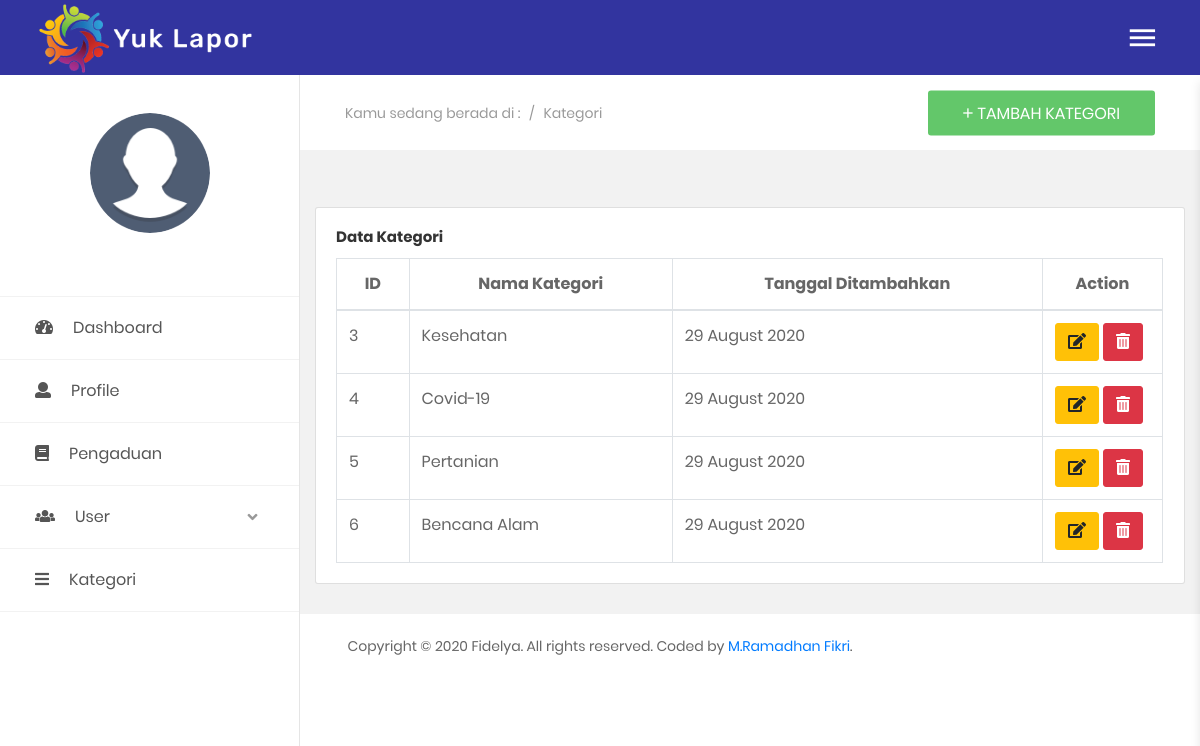
The app's page /index.php/admin/kategori with its own data.
### tables this page shows
CREATE TABLE `kategori` (
  `id_kategori` int(11) NOT NULL,
  `kategori` varchar(200) NOT NULL,
  `tgl_ditambahkan` int(11) NOT NULL
);

### application/controllers/admin.php (called while the page is built, shortened)
<?php
class admin extends CI_Controller
{
	function __construct()
	{
		$this->load->model('m_admin');
		$this->load->helper('url');
	}
	public function kategori()
	{
		$data['user'] = $this->db->get_where('login', ['email' =>
		$this->session->userdata('email')])->row_array();
		$data['kategori'] = $this->m_admin->get_kategori();
		$this->load->view('templates/header', $data);
		$this->load->view('templates/sidebar/sidebar_a', $data);
		$this->load->view('templates/topbar', $data);
		$this->load->view('admin/kategori', $data);
		$this->load->view('templates/footer');
	}
}

### index.php (called while the page is built, shortened)
<?php
require_once BASEPATH.'core/CodeIgniter.php';

### application/models/m_admin.php (called while the page is built, shortened)
<?php
class m_admin extends CI_Model
{
    public function get_kategori()
    {
        $data = $this->db->get('kategori');
        return $data->result();
    }
}

### application/views/admin/kategori.php (the view, shortened to what this page needs)
<section class="au-breadcrumb m-t-75">
    <div class="section__content section__content--p30">
        <div class="container-fluid">
            <div class="row">
                <div class="col-md-12">
                    <div class="au-breadcrumb-content">
                        <div class="au-breadcrumb-left">
                            <span class="au-breadcrumb-span">Kamu sedang berada di :</span>
                            <ul class="list-unstyled list-inline au-breadcrumb__list">
                                <li class="list-inline-item seprate">
                                    <span>/</span>
                                </li>
                                <li class="list-inline-item">Kategori</li>
                            </ul>
                        </div>
                        <button class="au-btn au-btn-icon au-btn--green" data-toggle="modal" data-target="#mediumModal">
                            <i class="zmdi zmdi-plus"></i>Tambah Kategori</button>
                    </div>
                </div>
            </div>
        </div>
    </div>
</section>
<section class="statistic">
</section>
<section>
    <div class="container-fluid">
        <div class="row">
            <div class="col-xl-12">
                <div class="card">
                    <div class="card-body">
                        <h5 class="card-title">Data Kategori</h5>
                        <div class="table-responsive">
                            <table class="table table-bordered" id="tabelkategori" width="100%" cellspacing="0">
                                <thead style="font-weight: bold;">
                                    <tr class="text-center">
                                        <th>ID</th>
                                        <th>Nama Kategori</th>
                                        <th>Tanggal Ditambahkan</th>
                                        <th width="120px">Action</th>
                                    </tr>
                                </thead>
                                <tbody>
                                    <?php $no = 1;
                                    foreach ($kategori as $k) : ?>
                                        <tr>
                                            <td><?= $k->id_kategori ?></td>
                                            <td><?= $k->kategori ?></td>
                                            <td><?= date('d F Y', $k->tgl_ditambahkan) ?></td>
                                            <td>
                                                <a href="#" class="btn btn-warning tmbl-edit-kategori" data-id="<?= $k->id_kategori; ?>" data-nama="<?= $k->kategori; ?>">
                                                    <i class="fas fa-edit"></i>
                                                </a>
                                                <a href="#" class="btn btn-danger tmbl-hapus-kategori" data-id="<?= $k->id_kategori; ?>">
                                                    <i class="fas fa-trash-alt"></i>
                                                </a>
                                            </td>
                                        </tr>
                                    <?php endforeach; ?>
                                </tbody>
                            </table>
                        </div>
                    </div>
                </div>
            </div>
        </div>
    </div>
</section>
</div>

### records on screen
kategori: id_kategori "3", kategori "Kesehatan", tgl_ditambahkan "29 August 2020"
kategori: id_kategori "4", kategori "Covid-19", tgl_ditambahkan "29 August 2020"
kategori: id_kategori "5", kategori "Pertanian", tgl_ditambahkan "29 August 2020"
kategori: id_kategori "6", kategori "Bencana Alam", tgl_ditambahkan "29 August 2020"
